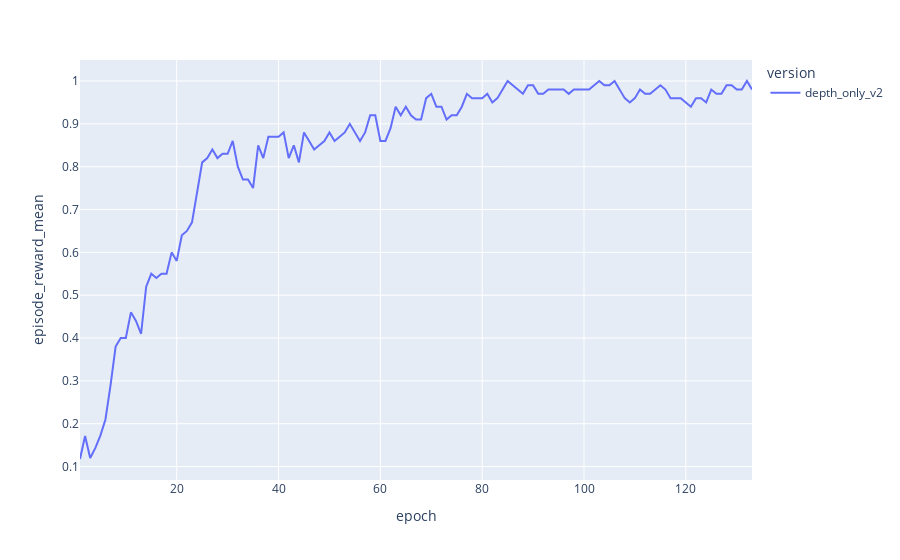
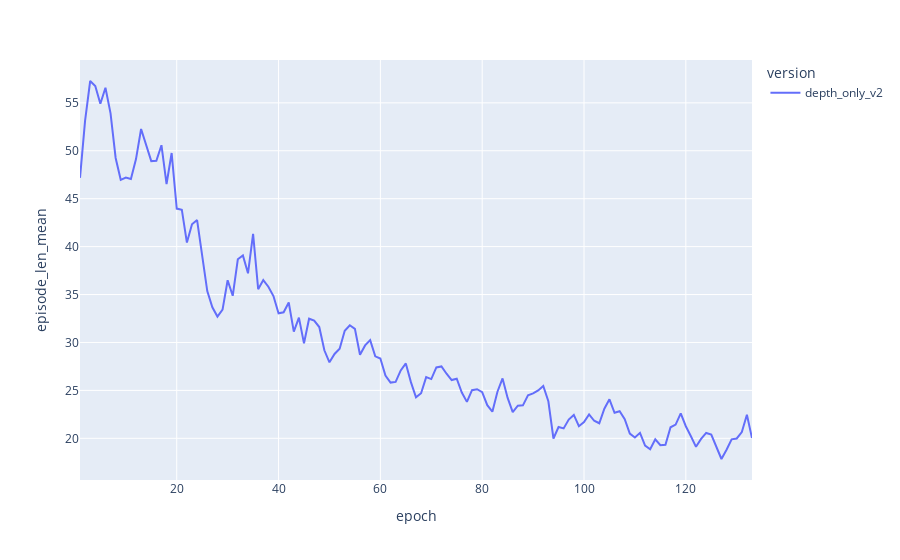

Here is the notebook cell these charts were saved with, in order:
### Code cell
plotResults(ppo_data,ENV, VERSIONS, ['episode_reward_mean',"episode_len_mean"], x_value='epoch' )
# plotResults(ppo_data,ENV, VERSIONS, ['episode_reward_mean'], x_value='episodes_total')
# plotResults(ppo_data,ENV, VERSIONS, ['episode_reward_mean'], x_value='time_total_s')

### Figure 1 — Plotly figure (JSON) as saved in the notebook; plotly's stock layout.template omitted (floating-point values rounded to 4 significant figures; data arrays with more than 128 entries replaced by an {"elided": "..."} marker saying what was removed)
{"data": [{"hovertemplate": "version=depth_only_v2<br>epoch=%{x}<br>episode_reward_mean=%{y}<extra></extra>", "legendgroup": "depth_only_v2", "line": {"color": "#636efa", "dash": "solid"}, "marker": {"symbol": "circle"}, "mode": "lines", "name": "depth_only_v2", "orientation": "v", "showlegend": true, "type": "scatter", "x": {"elided": "133 int values"}, "xaxis": "x", "y": {"elided": "133 float values"}, "yaxis": "y"}], "layout": {"legend": {"title": {"text": "version"}, "tracegroupgap": 0}, "margin": {"t": 60}, "xaxis": {"anchor": "y", "domain": [0, 1], "title": {"text": "epoch"}}, "yaxis": {"anchor": "x", "domain": [0, 1], "title": {"text": "episode_reward_mean"}}}}

### Figure 2 — Plotly figure (JSON) as saved in the notebook; plotly's stock layout.template omitted (floating-point values rounded to 4 significant figures; data arrays with more than 128 entries replaced by an {"elided": "..."} marker saying what was removed)
{"data": [{"hovertemplate": "version=depth_only_v2<br>epoch=%{x}<br>episode_len_mean=%{y}<extra></extra>", "legendgroup": "depth_only_v2", "line": {"color": "#636efa", "dash": "solid"}, "marker": {"symbol": "circle"}, "mode": "lines", "name": "depth_only_v2", "orientation": "v", "showlegend": true, "type": "scatter", "x": {"elided": "133 int values"}, "xaxis": "x", "y": {"elided": "133 float values"}, "yaxis": "y"}], "layout": {"legend": {"title": {"text": "version"}, "tracegroupgap": 0}, "margin": {"t": 60}, "xaxis": {"anchor": "y", "domain": [0, 1], "title": {"text": "epoch"}}, "yaxis": {"anchor": "x", "domain": [0, 1], "title": {"text": "episode_len_mean"}}}}
